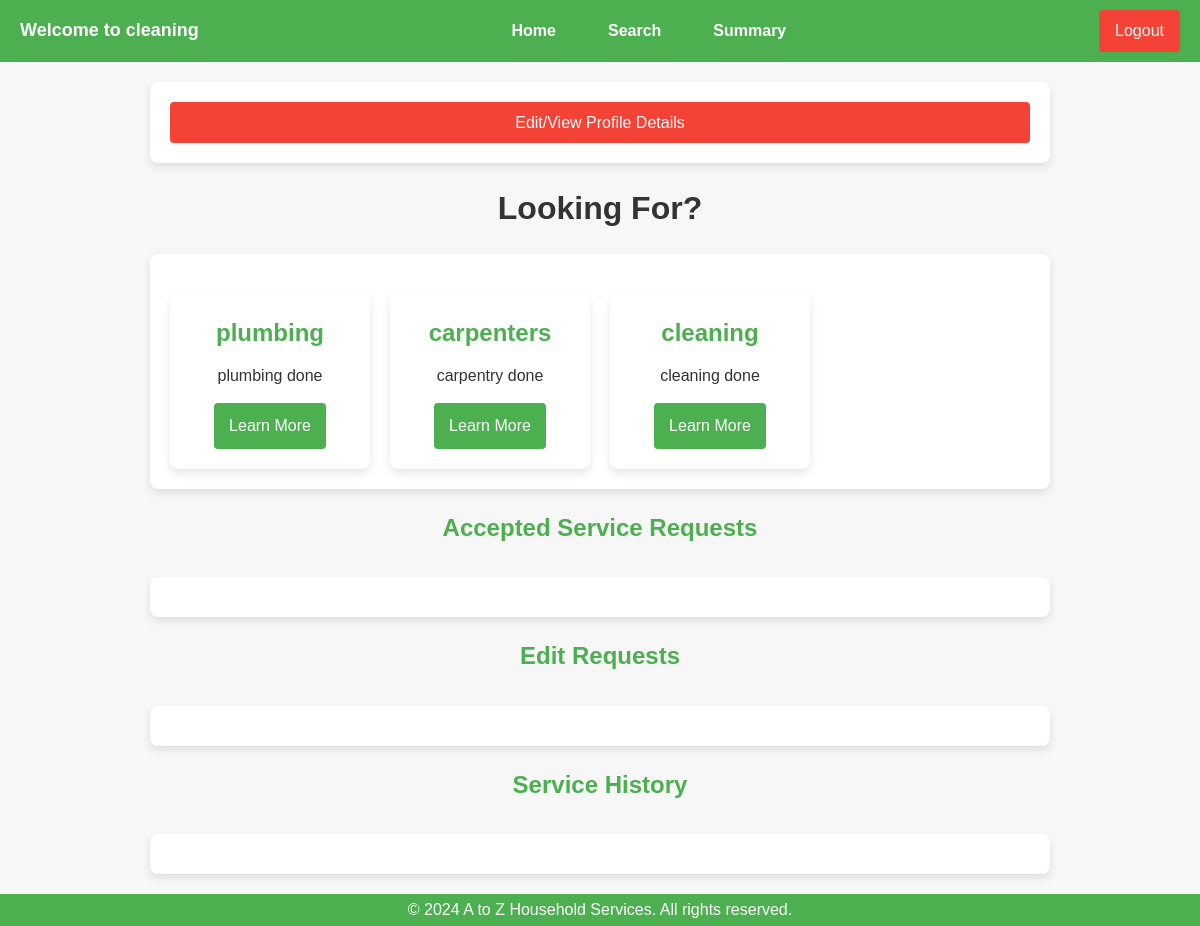
The app's page /dashboard/3/cleaning, older data.
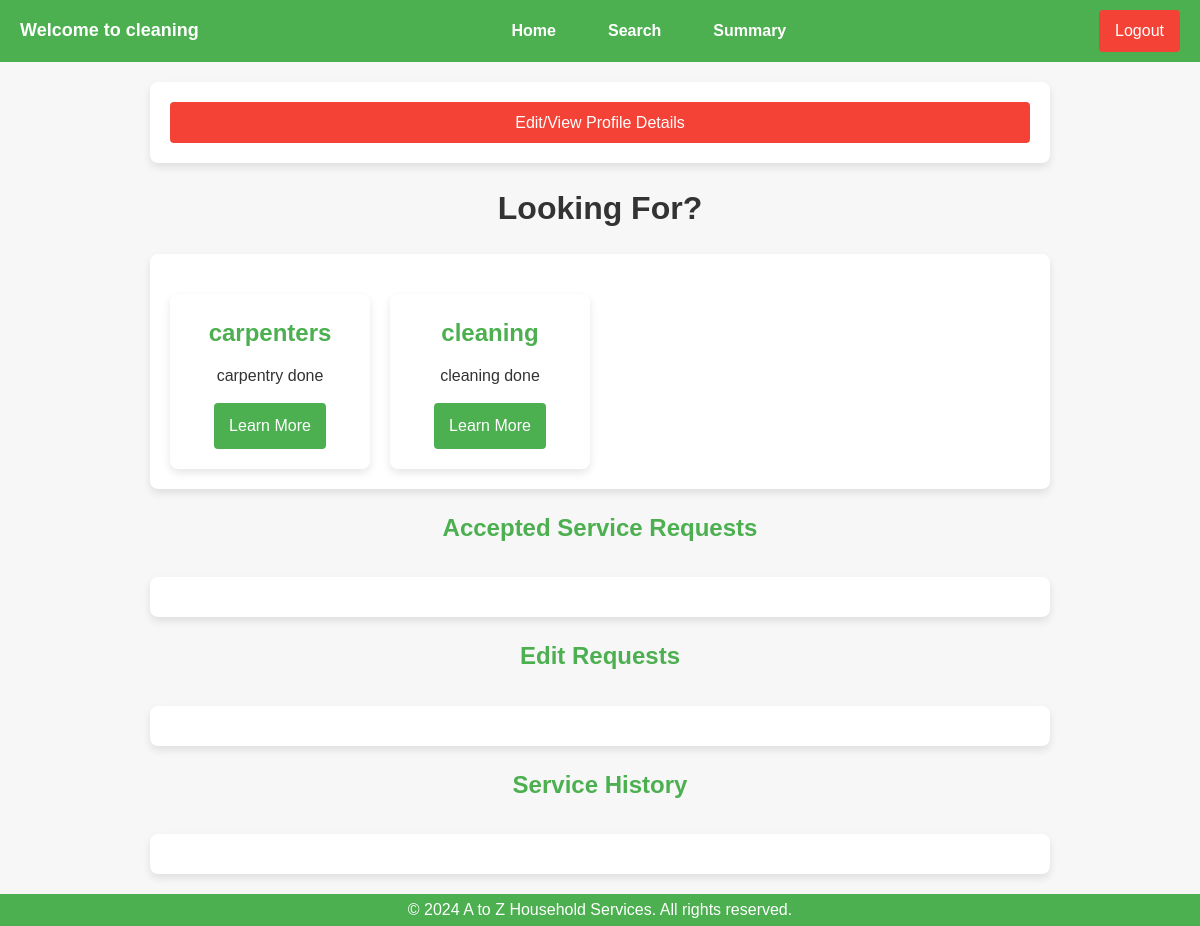
The same page, newer data.
### backend/models.py (models this page shows)
class Service(db.Model):
    __tablename__ = 'services'
    id = db.Column(db.Integer, primary_key=True)
    name = db.Column(db.String(120), nullable=False)
    price = db.Column(db.Float, nullable=False)
    time_required = db.Column(db.String(50), nullable=False)  # e.g., "2 hours"
    description = db.Column(db.Text, nullable=True)

### backend/controllers.py (the view, shortened to what this page needs)
@app.route("/dashboard/<id>/<name>")
def dashboard(id,name):
    services = get_services()
    reqs = get_service_requests_for_user(id)
    return render_template("dashboard.html",name=name,id=id,services=services,reqs=reqs)

### backend/controllers.py (called while the page is built)
def get_services():
    services = Service.query.all()
    return services

def get_service_requests_for_user(uid):
    serv_reqs = (
        db.session.query(ServiceRequest)
        .join(Customer, ServiceRequest.customer_id == Customer.id)
        .filter(Customer.id == uid)
        .all()
    )
    for req in serv_reqs:
        print(req)
        req.prof = get_professional(req.professional_id)
        req.service = get_service(req.service_id)
        print(req.prof,req.service)
    return serv_reqs

### templates/dashboard.html (shortened to what this page needs)
<!DOCTYPE html>
<html lang="en">
<head>
    <link rel="stylesheet" href="/static/main.css">
</head>
<body>
<nav class="navbar">
    <div class="navbar-left">
        <span>Welcome to {{name}}</span>
    </div>
    <ul class="navbar-links">
        <li><a href="/dashboard/{{id}}/{{name}}">Home</a></li>
        <li><a href="/search">Search</a></li>
        <li><a href="/summary">Summary</a></li>
    </ul>
    <div class="navbar-right">
        <a href="/" class="btn btn-logout">Logout</a>
    </div>
</nav>
<div class="my-container">
    <a href="/editprofile/{{id}}" class="btn-secondary">Edit/View Profile Details</a>
</div>
<div class="center">
    <h1>Looking For?</h1>
</div>
<div class="my-container">
    <div class="card-container">
    {%if services%}
    {%for service in services%}
        <div class="card">
            <h3>{{service.name}}</h3>
            <p>{{service.description}}</p>
            <a href="/booking/{{name}}/{{id}}/{{service.id}}" class="btn btn-primary">Learn More</a>
        </div>
    {%endfor%}
    {%endif%}
    </div>
</div>
<h3>Accepted Service Requests</h3>
<main class="my-container">
</main>
<h3>Edit Requests</h3>
<main class="my-container">
</main>
<h3>Service History</h3>
<main class="my-container" >
</main>
<footer>
    <p>&copy; 2024 A to Z Household Services. All rights reserved.</p>
</footer>
</body>
</html>

Row changes from the older to the newer data that the page shows:
removed Service: name "plumbing", description "plumbing done"
